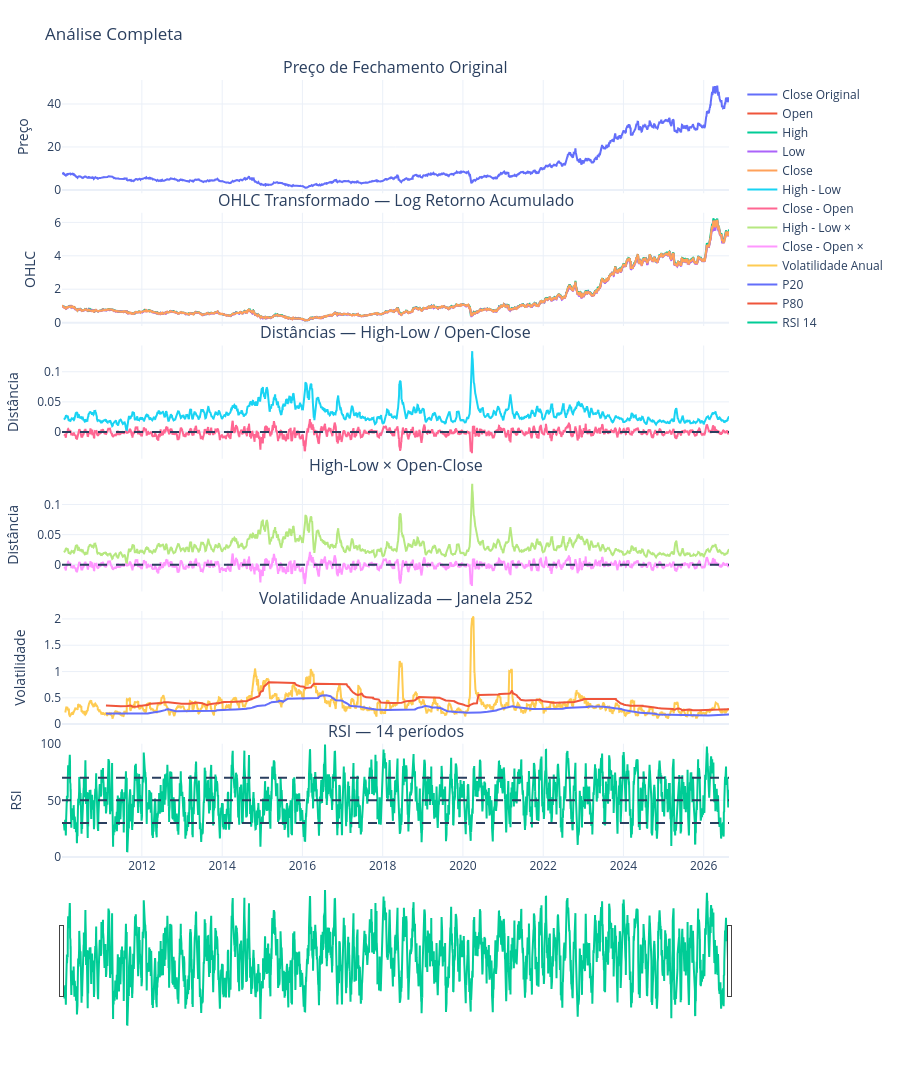

The cell this chart's notebook holds for it:
### Code cell
import numpy as np
import pandas as pd
import matplotlib.pyplot as plt

data = df.copy()
# ============================================================
# PARÂMETROS
# ============================================================

periodos_dist = 14
janela = 252
rsi_periodos = 14


# ============================================================
# 1. LOG-RETORNO ACUMULADO
# ============================================================

# Close:
# mantém exatamente a lógica original

data["Close_log"] = (
    np.log(
        data["Close"] /
        data["Close"].shift(1)
    )
    .cumsum()
)


# Open, High e Low:
# ficam relacionados ao Close do mesmo período

data["Open_log"] = (
    data["Close_log"] +
    np.log(
        data["Open"] /
        data["Close"]
    )
)

data["High_log"] = (
    data["Close_log"] +
    np.log(
        data["High"] /
        data["Close"]
    )
)

data["Low_log"] = (
    data["Close_log"] +
    np.log(
        data["Low"] /
        data["Close"]
    )
)


# ============================================================
# 2. DISTÂNCIA HIGH - LOW
# ============================================================

data["Dist_HL"] = (
    data["High_log"] -
    data["Low_log"]
)

data["Dist_HL_14"] = (
    data["Dist_HL"]
    .rolling(periodos_dist)
    .mean()
)


# ============================================================
# 3. DISTÂNCIA OPEN - CLOSE
# ============================================================

data["Dist_OC"] = (
    data["Close_log"] -
    data["Open_log"]
)

data["Dist_OC_14"] = (
    data["Dist_OC"]
    .rolling(periodos_dist)
    .mean()
)


# ============================================================
# 4. DISTÂNCIA HIGH - LOW EM %
# ============================================================

data["Dist_HL_pct"] = (
    np.exp(data["High_log"] - data["Low_log"]) - 1
)

data["Dist_HL_pct_14"] = (
    data["Dist_HL_pct"]
    .rolling(periodos_dist)
    .mean()
)


# ============================================================
# 5. DISTÂNCIA OPEN - CLOSE EM %
# ============================================================

data["Dist_OC_pct"] = (
    np.exp(data["Close_log"] - data["Open_log"]) - 1
)

data["Dist_OC_pct_14"] = (
    data["Dist_OC_pct"]
    .rolling(periodos_dist)
    .mean()
)


# ============================================================
# 6. RETORNO LOGARÍTMICO
# ============================================================

data["Retorno"] = (
    np.log(
        data["Close"] /
        data["Close"].shift(1)
    )
)


# ============================================================
# 7. VOLATILIDADE ANUALIZADA
# ============================================================

data["Vol_Anual"] = (
    data["Retorno"]
    .rolling(21)
    .std()
    * np.sqrt(252)
)


# ============================================================
# 8. QUARTIL 20% DA VOLATILIDADE
# ============================================================

data["Vol_P20"] = (
    data["Vol_Anual"]
    .rolling(janela)
    .quantile(0.20)
)


# ============================================================
# 9. QUARTIL 80% DA VOLATILIDADE
# ============================================================

data["Vol_P80"] = (
    data["Vol_Anual"]
    .rolling(janela)
    .quantile(0.80)
)


# ============================================================
# 10. RSI 14
# ============================================================

delta = data["Close"].diff()

ganhos = delta.clip(
    lower=0
)

perdas = -delta.clip(
    upper=0
)

media_ganhos = (
    ganhos
    .rolling(rsi_periodos)
    .mean()
)

media_perdas = (
    perdas
    .rolling(rsi_periodos)
    .mean()
)

rs = (
    media_ganhos /
    media_perdas
)

data["RSI_14"] = (
    100 -
    (
        100 /
        (1 + rs)
    )
)


# ============================================================
# 11. RECONSTRUIR OHLC TRANSFORMADO
# ============================================================

data["Open_transformado"] = (
    np.exp(data["Open_log"])
)

data["High_transformado"] = (
    np.exp(data["High_log"])
)

data["Low_transformado"] = (
    np.exp(data["Low_log"])
)

data["Close_transformado"] = (
    np.exp(data["Close_log"])
)


# ============================================================
# 12. GRÁFICO — OHLC ORIGINAL
# ============================================================
import plotly.graph_objects as go
from plotly.subplots import make_subplots

fig = make_subplots(
    rows=6,
    cols=1,
    shared_xaxes=True,
    vertical_spacing=0.025,
    subplot_titles=[
        "Preço de Fechamento Original",
        "OHLC Transformado — Log Retorno Acumulado",
        "Distâncias — High-Low / Open-Close",
        "High-Low × Open-Close",
        "Volatilidade Anualizada — Janela 252",
        "RSI — 14 períodos"
    ]
)

# ============================================================
# 1. CLOSE ORIGINAL
# ============================================================

fig.add_trace(
    go.Scatter(
        x=data.index,
        y=data["Close"],
        name="Close Original"
    ),
    row=1, col=1
)


# ============================================================
# 2. OHLC TRANSFORMADO
# ============================================================

for coluna, nome in [
    ("Open_transformado", "Open"),
    ("High_transformado", "High"),
    ("Low_transformado", "Low"),
    ("Close_transformado", "Close")
]:

    fig.add_trace(
        go.Scatter(
            x=data.index,
            y=data[coluna],
            name=nome
        ),
        row=2, col=1
    )


# ============================================================
# 3. DISTÂNCIAS
# ============================================================

fig.add_trace(
    go.Scatter(
        x=data.index,
        y=data["Dist_HL_14"],
        name="High - Low"
    ),
    row=3, col=1
)

fig.add_trace(
    go.Scatter(
        x=data.index,
        y=data["Dist_OC_14"],
        name="Close - Open"
    ),
    row=3, col=1
)

fig.add_hline(
    y=0,
    line_dash="dash",
    row=3,
    col=1
)


# ============================================================
# 4. HIGH-LOW × OPEN-CLOSE
# ============================================================

fig.add_trace(
    go.Scatter(
        x=data.index,
        y=data["Dist_HL_14"],
        name="High - Low ×"
    ),
    row=4, col=1
)

fig.add_trace(
    go.Scatter(
        x=data.index,
        y=data["Dist_OC_14"],
        name="Close - Open ×"
    ),
    row=4, col=1
)

fig.add_hline(
    y=0,
    line_dash="dash",
    row=4,
    col=1
)


# ============================================================
# 5. VOLATILIDADE
# ============================================================

for coluna, nome in [
    ("Vol_Anual", "Volatilidade Anual"),
    ("Vol_P20", "P20"),
    ("Vol_P80", "P80")
]:

    fig.add_trace(
        go.Scatter(
            x=data.index,
            y=data[coluna],
            name=nome
        ),
        row=5, col=1
    )


# ============================================================
# 6. RSI
# ============================================================

fig.add_trace(
    go.Scatter(
        x=data.index,
        y=data["RSI_14"],
        name="RSI 14"
    ),
    row=6, col=1
)

for nivel in [30, 50, 70]:

    fig.add_hline(
        y=nivel,
        line_dash="dash",
        row=6,
        col=1
    )


# ============================================================
# LAYOUT
# ============================================================

fig.update_layout(
    title="Análise Completa",
    template="plotly_white",
    height=1800,
    hovermode="x unified",
    margin=dict(
        l=60,
        r=30,
        t=80,
        b=60
    )
)

fig.update_yaxes(title_text="Preço", row=1, col=1)
fig.update_yaxes(title_text="OHLC", row=2, col=1)
fig.update_yaxes(title_text="Distância", row=3, col=1)
fig.update_yaxes(title_text="Distância", row=4, col=1)
fig.update_yaxes(title_text="Volatilidade", row=5, col=1)
fig.update_yaxes(title_text="RSI", range=[0, 100], row=6, col=1)

fig.update_xaxes(
    rangeslider=dict(visible=True),
    row=6,
    col=1
)

fig.show()

### Figure 1 — Plotly figure (JSON) as saved in the notebook; plotly's stock layout.template omitted (floating-point values rounded to 4 significant figures; data arrays with more than 128 entries replaced by an {"elided": "..."} marker saying what was removed)
{"data": [{"name": "Close Original", "type": "scatter", "x": {"elided": "4130 str values"}, "xaxis": "x", "y": {"elided": "4130 float values"}, "yaxis": "y"}, {"name": "Open", "type": "scatter", "x": {"elided": "4130 str values"}, "xaxis": "x2", "y": {"elided": "4130 float values"}, "yaxis": "y2"}, {"name": "High", "type": "scatter", "x": {"elided": "4130 str values"}, "xaxis": "x2", "y": {"elided": "4130 float values"}, "yaxis": "y2"}, {"name": "Low", "type": "scatter", "x": {"elided": "4130 str values"}, "xaxis": "x2", "y": {"elided": "4130 float values"}, "yaxis": "y2"}, {"name": "Close", "type": "scatter", "x": {"elided": "4130 str values"}, "xaxis": "x2", "y": {"elided": "4130 float values"}, "yaxis": "y2"}, {"name": "High - Low", "type": "scatter", "x": {"elided": "4130 str values"}, "xaxis": "x3", "y": {"elided": "4130 float values"}, "yaxis": "y3"}, {"name": "Close - Open", "type": "scatter", "x": {"elided": "4130 str values"}, "xaxis": "x3", "y": {"elided": "4130 float values"}, "yaxis": "y3"}, {"name": "High - Low ×", "type": "scatter", "x": {"elided": "4130 str values"}, "xaxis": "x4", "y": {"elided": "4130 float values"}, "yaxis": "y4"}, {"name": "Close - Open ×", "type": "scatter", "x": {"elided": "4130 str values"}, "xaxis": "x4", "y": {"elided": "4130 float values"}, "yaxis": "y4"}, {"name": "Volatilidade Anual", "type": "scatter", "x": {"elided": "4130 str values"}, "xaxis": "x5", "y": {"elided": "4130 float values"}, "yaxis": "y5"}, {"name": "P20", "type": "scatter", "x": {"elided": "4130 str values"}, "xaxis": "x5", "y": {"elided": "4130 float values"}, "yaxis": "y5"}, {"name": "P80", "type": "scatter", "x": {"elided": "4130 str values"}, "xaxis": "x5", "y": {"elided": "4130 float values"}, "yaxis": "y5"}, {"name": "RSI 14", "type": "scatter", "x": {"elided": "4130 str values"}, "xaxis": "x6", "y": {"elided": "4130 float values"}, "yaxis": "y6"}], "layout": {"annotations": [{"font": {"size": 16}, "showarrow": false, "text": "Preço de Fechamento Original", "x": 0.5, "xanchor": "center", "xref": "paper", "y": 1, "yanchor": "bottom", "yref": "paper"}, {"font": {"size": 16}, "showarrow": false, "text": "OHLC Transformado — Log Retorno Acumulado", "x": 0.5, "xanchor": "center", "xref": "paper", "y": 0.8292, "yanchor": "bottom", "yref": "paper"}, {"font": {"size": 16}, "showarrow": false, "text": "Distâncias — High-Low / Open-Close", "x": 0.5, "xanchor": "center", "xref": "paper", "y": 0.6583, "yanchor": "bottom", "yref": "paper"}, {"font": {"size": 16}, "showarrow": false, "text": "High-Low × Open-Close", "x": 0.5, "xanchor": "center", "xref": "paper", "y": 0.4875, "yanchor": "bottom", "yref": "paper"}, {"font": {"size": 16}, "showarrow": false, "text": "Volatilidade Anualizada — Janela 252", "x": 0.5, "xanchor": "center", "xref": "paper", "y": 0.3167, "yanchor": "bottom", "yref": "paper"}, {"font": {"size": 16}, "showarrow": false, "text": "RSI — 14 períodos", "x": 0.5, "xanchor": "center", "xref": "paper", "y": 0.1458, "yanchor": "bottom", "yref": "paper"}], "height": 1800, "hovermode": "x unified", "margin": {"b": 60, "l": 60, "r": 30, "t": 80}, "shapes": [{"line": {"dash": "dash"}, "type": "line", "x0": 0, "x1": 1, "xref": "x3 domain", "y0": 0, "y1": 0, "yref": "y3"}, {"line": {"dash": "dash"}, "type": "line", "x0": 0, "x1": 1, "xref": "x4 domain", "y0": 0, "y1": 0, "yref": "y4"}, {"line": {"dash": "dash"}, "type": "line", "x0": 0, "x1": 1, "xref": "x6 domain", "y0": 30, "y1": 30, "yref": "y6"}, {"line": {"dash": "dash"}, "type": "line", "x0": 0, "x1": 1, "xref": "x6 domain", "y0": 50, "y1": 50, "yref": "y6"}, {"line": {"dash": "dash"}, "type": "line", "x0": 0, "x1": 1, "xref": "x6 domain", "y0": 70, "y1": 70, "yref": "y6"}], "title": {"text": "Análise Completa"}, "xaxis": {"anchor": "y", "domain": [0, 1], "matches": "x6", "showticklabels": false}, "xaxis2": {"anchor": "y2", "domain": [0, 1], "matches": "x6", "showticklabels": false}, "xaxis3": {"anchor": "y3", "domain": [0, 1], "matches": "x6", "showticklabels": false}, "xaxis4": {"anchor": "y4", "domain": [0, 1], "matches": "x6", "showticklabels": false}, "xaxis5": {"anchor": "y5", "domain": [0, 1], "matches": "x6", "showticklabels": false}, "xaxis6": {"anchor": "y6", "domain": [0, 1], "rangeslider": {"visible": true}}, "yaxis": {"anchor": "x", "domain": [0.8542, 1], "title": {"text": "Preço"}}, "yaxis2": {"anchor": "x2", "domain": [0.6833, 0.8292], "title": {"text": "OHLC"}}, "yaxis3": {"anchor": "x3", "domain": [0.5125, 0.6583], "title": {"text": "Distância"}}, "yaxis4": {"anchor": "x4", "domain": [0.3417, 0.4875], "title": {"text": "Distância"}}, "yaxis5": {"anchor": "x5", "domain": [0.1708, 0.3167], "title": {"text": "Volatilidade"}}, "yaxis6": {"anchor": "x6", "domain": [0, 0.1458], "range": [0, 100], "title": {"text": "RSI"}}}}
